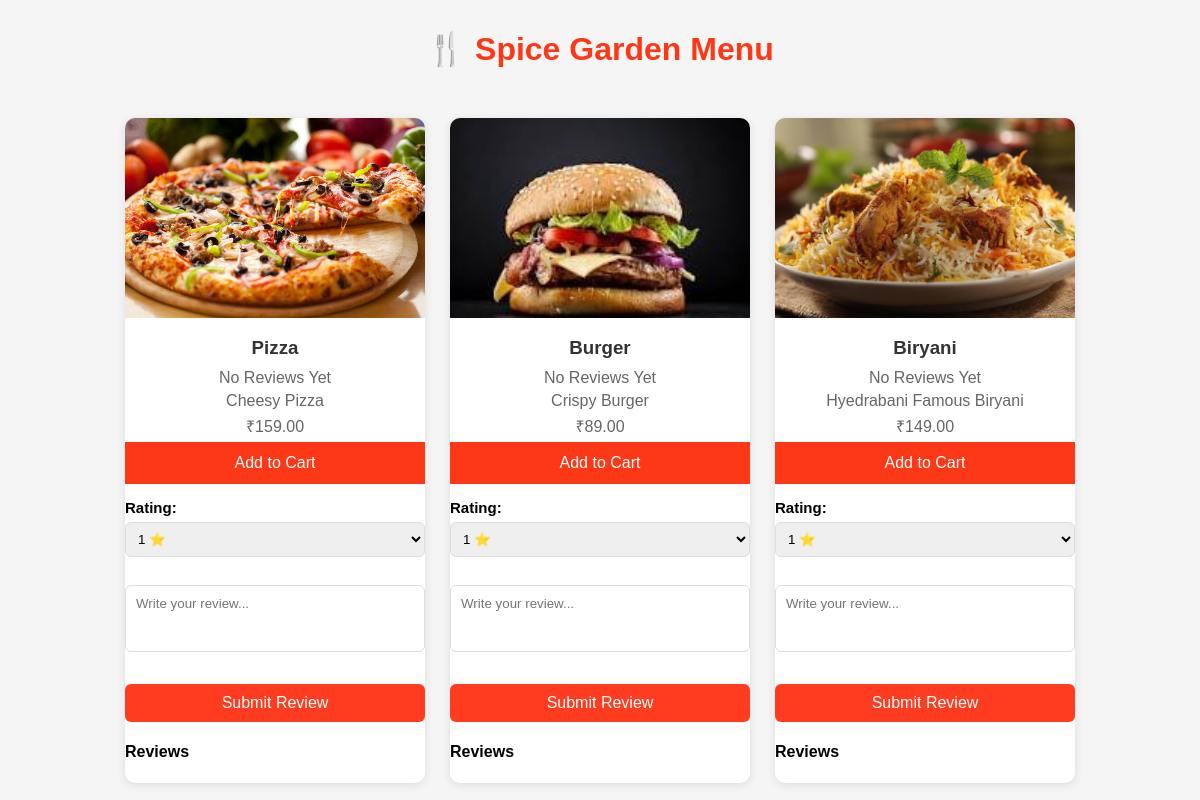
The page /menu/6/ on the database its author committed.
### foodapp/models.py (models this page shows, shortened)
class Restaurant(models.Model):
    name = models.CharField(max_length=100)
    owner_name = models.CharField(max_length=100)
    email = models.EmailField()
    phone = models.CharField(max_length=15)
    address = models.TextField()
    image = models.ImageField(upload_to='restaurants/', null=True, blank=True)

class FoodItem(models.Model):
    restaurant = models.ForeignKey(Restaurant, on_delete=models.CASCADE)
    name = models.CharField(max_length=100)
    description = models.TextField()
    price = models.DecimalField(max_digits=10, decimal_places=2)
    image = models.ImageField(upload_to='foods/', null=True, blank=True)

### foodapp/views.py (the view)
# urls.py: path('menu/<int:restaurant_id>/', views.menu_page, name='menu'),
def menu_page(request, restaurant_id):
    restaurant = Restaurant.objects.get(id=restaurant_id)
    foods = FoodItem.objects.filter(
        restaurant=restaurant
    )
    reviews = Review.objects.all()
    for food in foods:
        avg_rating = Review.objects.filter(
            food_item=food
        ).aggregate(
            Avg('rating')
        )['rating__avg']
        food.avg_rating = round(avg_rating, 1) if avg_rating else 0
        food.review_count = Review.objects.filter(
            food_item=food
        ).count()
    return render(
        request,
        'restaurant_menu.html',
        {
            'restaurant': restaurant,
            'foods': foods,
            'reviews': reviews
        }
    )

### templates/restaurant_menu.html (shortened to what this page needs)
{% load static %}
<!DOCTYPE html>
<html lang="en">
<head>
    <link rel="stylesheet" href="{% static 'css/menu.css' %}">
</head>
<body>
    <h1 class="title">🍴 {{ restaurant.name }} Menu</h1>
    <div class="menu-container">
        {% for food in foods %}
        <div class="menu-card">
          {% if "Burger" in food.name %}
    <img src="{% static 'images/burger.jpg' %}" alt="Burger">
{% elif "Pizza" in food.name %}
    <img src="{% static 'images/pizza.jpg' %}" alt="Pizza">
{% elif "Biryani" in food.name %}
    <img src="{% static 'images/biryani.jpg' %}" alt="Biryani">
{% endif %}
            <h3>{{ food.name }}</h3>
           {% if food.review_count > 0 %}
<p>
    ⭐ {{ food.avg_rating }}/5
    ({{ food.review_count }} Reviews)
</p>
{% else %}
<p>No Reviews Yet</p>
{% endif %}
            <p>{{ food.description }}</p>
            <p class="price">₹{{ food.price }}</p>
            <a href="{% url 'add_to_cart' food.id %}">
           <button>Add to Cart</button>
</a>
<form method="POST" action="{% url 'add_review' food.id %}">
    <label>Rating:</label>
    <select name="rating">
        <option value="1">1 ⭐</option>
    </select>
    <br><br>
    <textarea
        name="comment"
        placeholder="Write your review..."
        rows="3"
        cols="25"
    ></textarea>
    <br><br>
    <button type="submit">
        Submit Review
    </button>
</form>
<h4>Reviews</h4>
        </div>
        {% empty %}
        <h2>No food items available.</h2>
        {% endfor %}
    </div>
</body>
</html>

### static/css/menu.css (style rules this page uses)
body { font-family: Arial, sans-serif; background-color: #f5f5f5; margin: 0; padding: 0; }
.title { text-align: center; color: #fc3816; margin: 30px 0; }
.menu-container { display: flex; flex-wrap: wrap; justify-content: center; gap: 25px; padding: 20px; }
.menu-card { width: 300px; background: white; border-radius: 10px; overflow: hidden; box-shadow: 0px 2px 10px rgba(0,0,0,0.1); transition: 0.3s; }
.menu-card img { width: 100%; height: 200px; object-fit: cover; }
.menu-card h3 { text-align: center; color: #333; margin: 15px 0 10px; }
.menu-card p { text-align: center; color: #666; margin: 5px 10px; }
.menu-card button { width: 100%; border: none; padding: 12px; background: #fc3816; color: white; font-size: 16px; cursor: pointer; transition: 0.3s; }
.menu-card a { text-decoration: none; }
.menu-card form { margin-top: 15px; text-align: left; }
.menu-card label { font-weight: 600; font-size: 15px; }
.menu-card select { width: 100%; padding: 8px; margin-top: 5px; border: 1px solid #ddd; border-radius: 6px; outline: none; }
.menu-card textarea { width: 100%; padding: 10px; margin-top: 10px; border: 1px solid #ddd; border-radius: 6px; resize: none; font-family: inherit; box-sizing: border-box; }
.menu-card form button { width: 100%; padding: 10px; margin-top: 10px; border: none; border-radius: 6px; background: #ff3c1f; color: white; font-size: 16px; cursor: pointer; transition: 0.3s; }

### rows shown on the page
Restaurant: name "Spice Garden"
FoodItem: name "Pizza", shows "No Reviews Yet", description "Cheesy Pizza", price "159.00"
FoodItem: name "Burger", shows "No Reviews Yet", description "Crispy Burger", price "89.00"
FoodItem: name "Biryani", shows "No Reviews Yet", description "Hyedrabani Famous Biryani", price "149.00"
